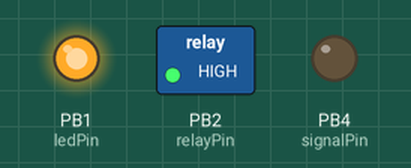
This sketch was run on a simulated ATtiny85, built with avr-gcc and run on an emulated ATtiny85. Parts: switched loads named in the sketch (green lamp = pin HIGH), output pins drawn as LEDs (lit = HIGH).

Above: at 0.1 s.
At 0.7 s:
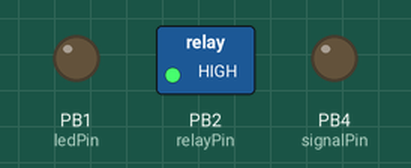
At 1.1 s:
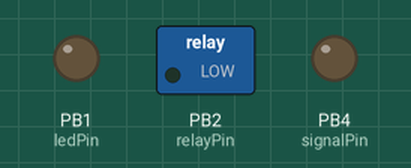
At 39.93 s:
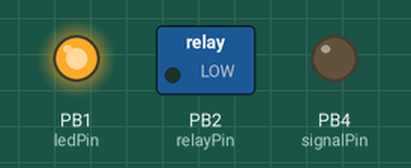
Timing chart, 0 to 40.0 s (numbered marks = the images above):
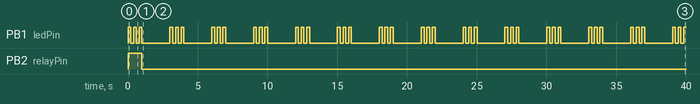

Measured:
- by itself, PB1 (ledPin): repeats every 3.0 s: 2 × (LOW 0.20 s, HIGH 0.20 s), LOW 2.0 s, HIGH 0.20 s
- by itself, PB2 (relayPin): HIGH → LOW at 1.0 s

The sketch:

OrangePiPowerSuperviser.ino
```cpp
//#include "DigiKeyboard.h"

double enableThreshold = 4.5;
double disableThreshold = 4.8;
bool mainConnected = false;
bool boardEnabled = false;
int signalPin = 4;
int relayPin = 2;
int ledPin = 1;

double lastReading = 0;
long voltage = 0;
double decimalVoltage = 0;

void setup()
{
	pinMode(ledPin, OUTPUT);
	pinMode(signalPin, OUTPUT);
	pinMode(relayPin, OUTPUT);
	digitalWrite(relayPin, HIGH);
	digitalWrite(signalPin, LOW);
}

void loop()
{

	//read and convert the voltage to a double
	long voltage = readVcc();
	decimalVoltage = doubleMap(double(voltage), 0, 6000, 0, 6);
	if (decimalVoltage > lastReading || decimalVoltage > 4.9)
	{
		mainConnected = true;
		blinkThreeTimes();
	}
	else
	{
		mainConnected = false;
		blinkOnes();
	}
	lastReading = decimalVoltage;


	if (mainConnected && !boardEnabled && lastReading > enableThreshold)
	{
		digitalWrite(signalPin, LOW); // High 3.3 v
		digitalWrite(relayPin, LOW); // Enable board
		boardEnabled = true;
	}

	if (boardEnabled && !mainConnected && lastReading < disableThreshold)
	{
		digitalWrite(signalPin, HIGH);
		digitalWrite(ledPin, HIGH);
		delay(30000);
		digitalWrite(relayPin, HIGH); // Enable board
		boardEnabled = false;
		digitalWrite(ledPin, LOW);
	}

	delay(2000);


	//// this is generally not necessary but with some older systems it seems to
	//// prevent missing the first character after a delay:
	//DigiKeyboard.sendKeyStroke(0);

	//// Type out this string letter by letter on the computer (assumes US-style
	//// keyboard)
	//DigiKeyboard.print("Voltage:");
	//DigiKeyboard.println(decimalVoltage);

	//// It's better to use DigiKeyboard.delay() over the regular Arduino delay()
	//// if doing keyboard stuff because it keeps talking to the computer to make
	//// sure the computer knows the keyboard is alive and connected
	//DigiKeyboard.delay(5000);
}

void blinkThreeTimes() {
	digitalWrite(ledPin, HIGH);
	delay(200);
	digitalWrite(ledPin, LOW);
	delay(200);
	digitalWrite(ledPin, HIGH);
	delay(200);
	digitalWrite(ledPin, LOW);
	delay(200);
	digitalWrite(ledPin, HIGH);
	delay(200);
	digitalWrite(ledPin, LOW);
}

void blinkTwice() {
	digitalWrite(ledPin, HIGH);
	delay(200);
	digitalWrite(ledPin, LOW);
	delay(200);
	digitalWrite(ledPin, HIGH);
	delay(200);
	digitalWrite(ledPin, LOW);
}

void blinkOnes() {
	digitalWrite(ledPin, HIGH);
	delay(200);
	digitalWrite(ledPin, LOW);
}

double doubleMap(double x, double in_min, double in_max, double out_min, double out_max)
{
	return (x - in_min) * (out_max - out_min) / (in_max - in_min) + out_min;
}

long readVcc() {
	// Read 1.1V reference against AVcc
	// set the reference to Vcc and the measurement to the internal 1.1V reference
#if defined(__AVR_ATmega32U4__) || defined(__AVR_ATmega1280__) || defined(__AVR_ATmega2560__)
	ADMUX = _BV(REFS0) | _BV(MUX4) | _BV(MUX3) | _BV(MUX2) | _BV(MUX1);
#elif defined (__AVR_ATtiny24__) || defined(__AVR_ATtiny44__) || defined(__AVR_ATtiny84__)
	ADMUX = _BV(MUX5) | _BV(MUX0);
#elif defined (__AVR_ATtiny25__) || defined(__AVR_ATtiny45__) || defined(__AVR_ATtiny85__)
	ADMUX = _BV(MUX3) | _BV(MUX2);
#else
	ADMUX = _BV(REFS0) | _BV(MUX3) | _BV(MUX2) | _BV(MUX1);
#endif

	delay(2); // Wait for Vref to settle
	ADCSRA |= _BV(ADSC); // Start conversion
	while (bit_is_set(ADCSRA, ADSC)); // measuring

	uint8_t low = ADCL; // must read ADCL first - it then locks ADCH
	uint8_t high = ADCH; // unlocks both

	long result = (high << 8) | low;

	result = 1125300L / result; // Calculate Vcc (in mV); 1125300 = 1.1*1023*1000
	return result; // Vcc in millivolts
}
```
